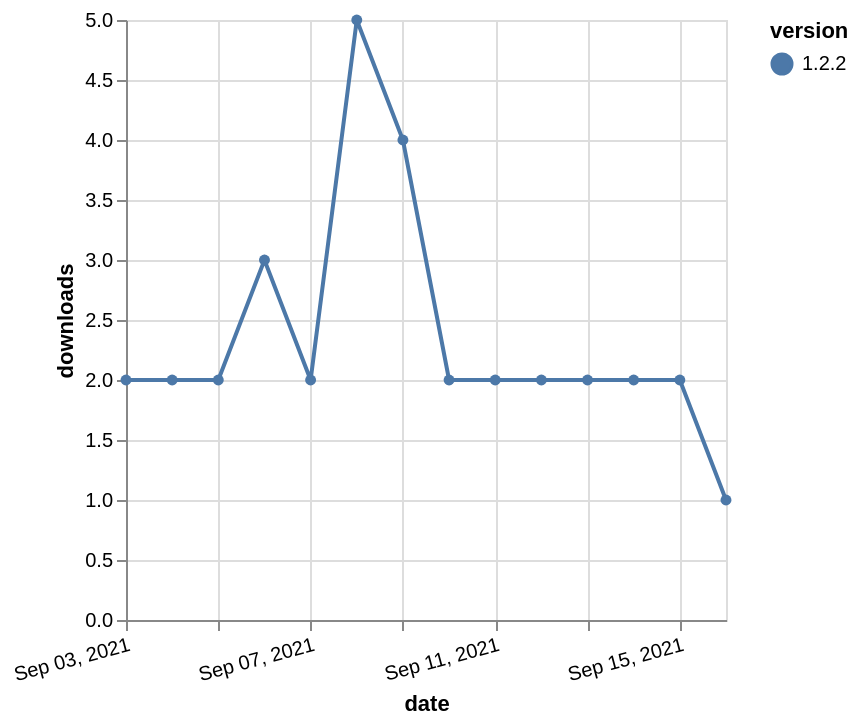

The specification (Vega-Lite) saved for this image:
### Vega-Lite specification from a JSON file in a GitHub repository (floating-point values rounded to 4 significant figures)
{"$schema": "https://vega.github.io/schema/vega-lite/v5.json", "description": "A simple bar chart with embedded data.", "data": {"values": [{"date": "2021-09-03", "total": 3164, "delta": 2, "version": "1.2.2"}, {"date": "2021-09-04", "total": 3166, "delta": 2, "version": "1.2.2"}, {"date": "2021-09-05", "total": 3168, "delta": 2, "version": "1.2.2"}, {"date": "2021-09-06", "total": 3171, "delta": 3, "version": "1.2.2"}, {"date": "2021-09-07", "total": 3173, "delta": 2, "version": "1.2.2"}, {"date": "2021-09-08", "total": 3178, "delta": 5, "version": "1.2.2"}, {"date": "2021-09-09", "total": 3182, "delta": 4, "version": "1.2.2"}, {"date": "2021-09-10", "total": 3184, "delta": 2, "version": "1.2.2"}, {"date": "2021-09-11", "total": 3186, "delta": 2, "version": "1.2.2"}, {"date": "2021-09-12", "total": 3188, "delta": 2, "version": "1.2.2"}, {"date": "2021-09-13", "total": 3190, "delta": 2, "version": "1.2.2"}, {"date": "2021-09-14", "total": 3192, "delta": 2, "version": "1.2.2"}, {"date": "2021-09-15", "total": 3194, "delta": 2, "version": "1.2.2"}, {"date": "2021-09-16", "total": 3195, "delta": 1, "version": "1.2.2"}]}, "width": "container", "mark": {"type": "line", "point": {"filled": true}}, "encoding": {"x": {"field": "date", "type": "temporal", "timeUnit": "yearmonthdate", "title": "date", "axis": {"labelAngle": -15}}, "y": {"field": "delta", "type": "quantitative", "title": "downloads"}, "color": {"field": "version", "type": "nominal"}, "tooltip": {"field": "delta"}}}
